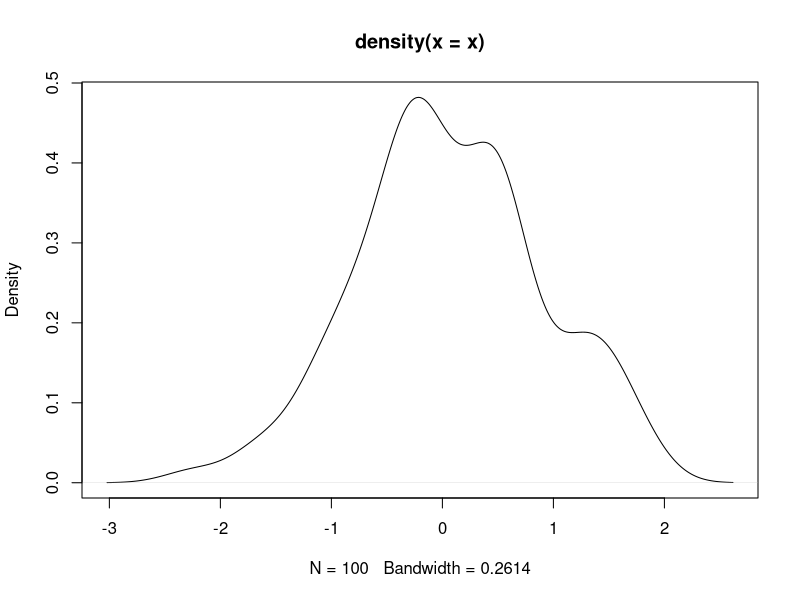
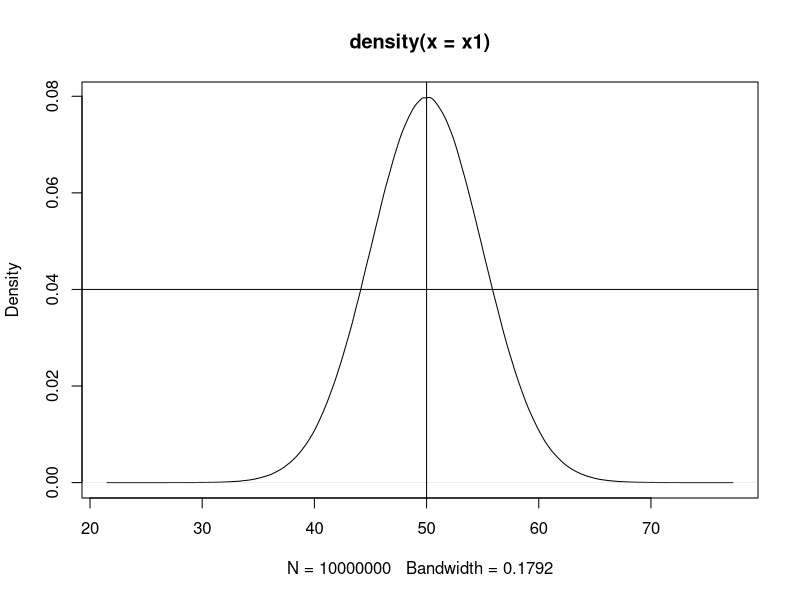

Source code (R) for these figures, in order: (Note: this script raises an error after producing the figures.)
#DATASTRUCTURE



#Vector----
x=1:10 #create sequence of nos from 1:10
x
x1<-1:20
x1
(x1=1:30) #create an object and print it
(X4=c(1,2,3,4,5)) #c means concatenate
(x5=letters[1:10])
(x6 = c('a',"Anuja","4"))
(x7=c(3L,5L))
(x6=seq(0,100,by=3)) #for loop
?seq #help
methods(class='numeric') #what functions could be applied here
ls() #variablesin my environment
length(x6)
x6[c(3, 4)]
x6[-c(1:10)] #print all except 1st 10
x6[-1] #everything other than first element
sort(x6,decreasing=T)
x6[-c(length(x6)-1)] #remove second last element
(x7=c(x1,x6)) #combining 2 vectors into a new one

x[2]<-0;x #modify 2nd element
x <0
x[x<0]=5;x #whenever the condition in the bracket is <0, its coming to true and is being replaced with 5
(x=seq(1.5,length.out=10)) #divided into 10 parts
(x=-3:2)
x[x<= 1 & x>=-1] = 100;x
x = rnorm(100); x #100 values with mean of 0 and SD of 1
plot(density(x))
(x1=rnorm(10000000,mean=50, sd=5)) #size large density perfectly normal
plot(density(x1))
abline(v=mean(x1), h=0.04)

#Matrices----
100:121

(m2=matrix(1:12,ncol=4,byrow=T))
matrix(x, ncol=6)
attributes(m2) #dimensions
#access elements
m2[1,2:3] #1st row, 2nd and 3rd columns
m2[c(1,3)]
m2[c(1:4)]
m2[1,]
m2[,-c(1,3)]
paste("C","D",sep="-") #concatenate
paste("C",1:12,sep="-")
(m1=matrix(1:12, nrow=4))
(colnames(m1)=paste('C',1:3,sep=''))
(rownames(m1)=paste('R',1:4,sep=''))
(z=1:12)
dim(z)=c(2,6)
z
m1[c(T,F,T,F),c(2,3)]
m1[R1]
rbind(m1,c(20,30,40))
cbind(m1,c(10,15,20,25))
rowSums(m1)
rowMeans(m1)
sweep(m1,MARGIN=1, STATS=c(2,3,4,5), FUN="+")#rowise
sweep(m1,MARGIN=2, STATS=c(2,3,4), FUN="*")
addmargins(m1,margin=1,sum)
addmargins(m1,2,mean) #colwise
addmargins(m1,c(1,2),list(list(mean,sum,max),list(var,sd))) #different functions for columns and different feelings for rows
m1


#Array


#DataFrame----
(rollno=1:30)
(sname=paste('student',1:30,sep=''))
(gender=sample(c('M','F'),size=30, replace=T, prob=c(.7,.3)))
(marks=floor(rnorm(30,mean=50,sd=10)))
(marks2=ceiling(rnorm(30,40,5)))
(course=sample(c('BBA','MBA'), size=30, replace=T, prob=c(.7,.3)))
g=(gender=sample(c('M','F'),size=30, replace=T, prob=c(.7,.3)))
table(g)
prop.table(table(g))
(set.seed(1234))
df1=data.frame(rollno, sname, gender, marks, marks2, course, stringsAsFactors=F)
df1
str(df1)
head(df1,n=3)
#List----

#Factor